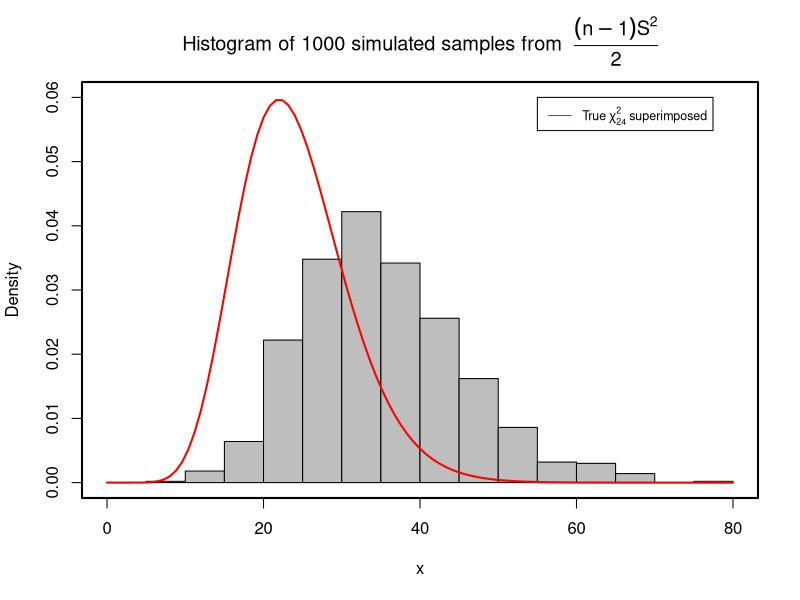
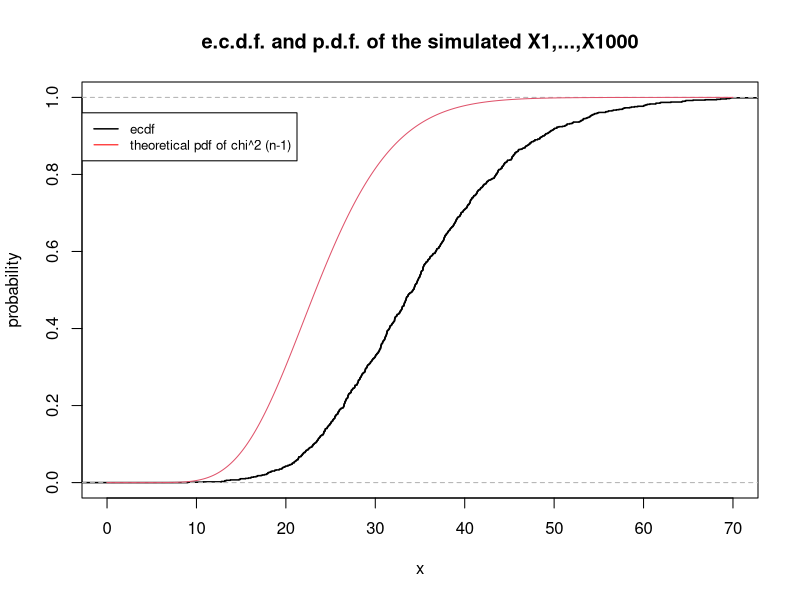
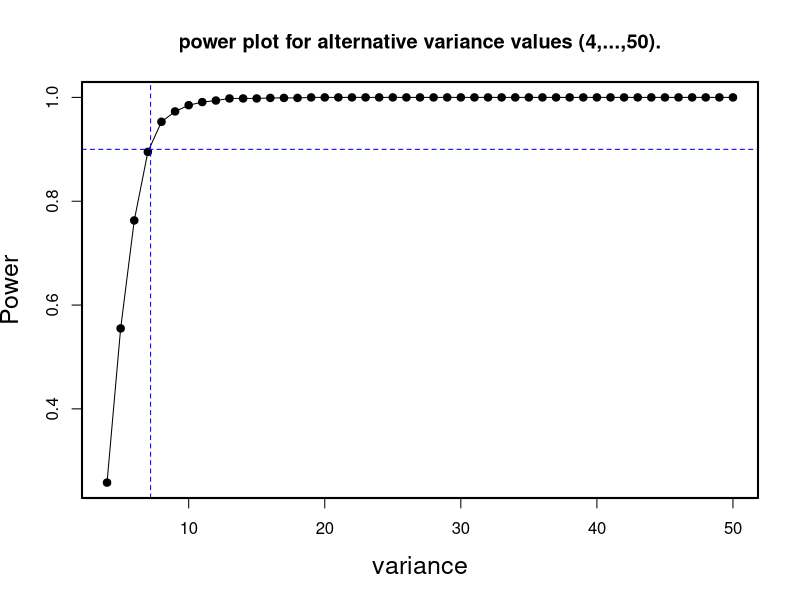

Here is the R script that generated these plots, in order:
library(rstudioapi) # to automatically set the working directory to this file's path.

#set the working directory to this file's path
setwd(dirname(rstudioapi::getActiveDocumentContext()$path))


m=1000; n=25; alpha=0.05; mu0=1; sigma=sqrt(3) 

xi <- vector()
set.seed(789)

for(i in 1:m){ 
  sam <- rnorm(n,mu0,sigma)
  xi <- c(xi, (n-1) * var(sam) / 2)
  xi
} 

##
#  the histogram of the simulated ??1,...,??1000 with the theoretical density superimposed; 
pdf("Exercicio4_a_hist.pdf",width=7,height=5)
hist(xi, freq = F , main = expression(paste("Histogram of 1000 simulated samples from  ", 
                                            frac((n-1)*S^2, 2))),
     col ="grey", xlab = "x",  xlim = c(0,80), ylim = c(0, 0.06))
curve(dchisq(x, n-1), col = "red", lwd = "2", add = T)
legend(55,0.06, legend=(expression(paste("True ", chi[df=24]^2, " superimposed"))),
       col="red", lty=1:2, cex=0.75)
box(lwd=2)
dev.off()

###


# plot of the empirical cumulative distribution (ecdf) of ??1,...,??1000 with the theoretical 
# cumulative probability function (pdf) superimposed 

empi.cdf <- ecdf(xi)

pdf("Exercicio4_a_ecdf_pdf.pdf",width=7,height=5)
plot(empi.cdf,xlim=c(0,70),main="e.c.d.f. and p.d.f. of the simulated X1,...,X1000",
     ylab="probability",cex=2,lwd=1.5) 
lines(seq(0, 70, by=.1), pchisq(seq(0, 70, by=.1),n-1), col=2) 
legend(-2.8,0.96, legend=c("ecdf","theoretical pdf of chi^2 (n-1)"), col=c("black","red"),
       lty=1,lwd=c(1.5,1), cex=0.8)
dev.off()

# Kolmogorov-Smirnov two-sided test
ks.test(xi, pchisq, n-1, alternative = "two.sided")
# p-value < 2.2e-16


# Compute the theoretical quantiles 0.90, 0.95,0.975 with the empirical quantiles 

theo.quantiles <- qchisq(c(.9,.95,.975), n-1); theo.quantiles #           33.19624 36.41503 39.36408
empi.quantiles <- quantile(xi, probs = c(.9,.95,.975)); empi.quantiles #       90%      95%    97.5% 
#                                                                         49.00081 54.54538 58.28360 




# (b) Assume one wants to test the hypothesis H0 : ??^2 ??? 3 H1 : ??^2 > 3 at the signi???cance level ?? = 0.05. 
# Compute the empirical p-values for this test using the previous Monte Carlo simulation. 
# Compute the empirical signi???cance level ??_hat and perform the binomial test to assess if ??_hat departs 
# signi???cantly from ??.

# Monte Carlo simulation
p <- numeric(m)
set.seed(789)
for(i in 1:m){ 
  x=rnorm(n,mu0,sigma)
  X2 = (n-1)*sd(x)^2/sigma^2
  p[i] = 1 - pchisq(X2, n-1)
  p     # empirical p-values
  
  # Step 2. for each dataset determine if each p ???value is lower than the pre-specified ?? 
  # and Step 3. estimate the true significance level 
  phat=mean(p<alpha)
  phat  # empirical signi???cance level ??_hat
}
phat # 0.042

##

##
bin.test <- binom.test(phat*m,m,p=0.05); bin.test
#data:  phat * m and m
# number of successes = 42, number of trials = 1000, p-value = 0.2761
# alternative hypothesis: true probability of success is not equal to 0.05
# 95 percent confidence interval:
#  0.03043471 0.05635029
# sample estimates:
#  probability of success 
# 0.042 

p.depart = bin.test$p.value; p.depart # 0.2760517


# c) For the hypothesis test above and the m simulations, construct a power plot for the 2 alternative
# values ?? = 4, . . . , 50. In face of these results, how far from H0 does one need  to be so that the 
# power of the test gets higher than 90%?

v1=4:50; sd1 = sqrt(v1); nv1=length(v1)
power=vector() 
set.seed(789) 
for(sds in sd1){
  set.seed(789) 
  p=vector() 
  for(i in 1:m){ 
    x=rnorm(n,mu0,sds) 
    X2 = (n-1)*sd(x)^2/sigma^2
    p[i] = 1 - pchisq(X2, n-1)
  } 
  power=c(power,mean(p<alpha)) 
} 

pdf("Exercicio4_c_power.pdf",width=7,height=5)
plot(v1,power,pch=20,cex=1.5,xlab=expression(variance), 
     main = "power plot for alternative variance values (4,...,50).", ylab="Power",cex.lab=1.5) 
lines(v1,power,type="l") 
abline(h = 0.9, v = 7.2, lty=c(2,2), col="blue")
box(lwd=2)
dev.off()
